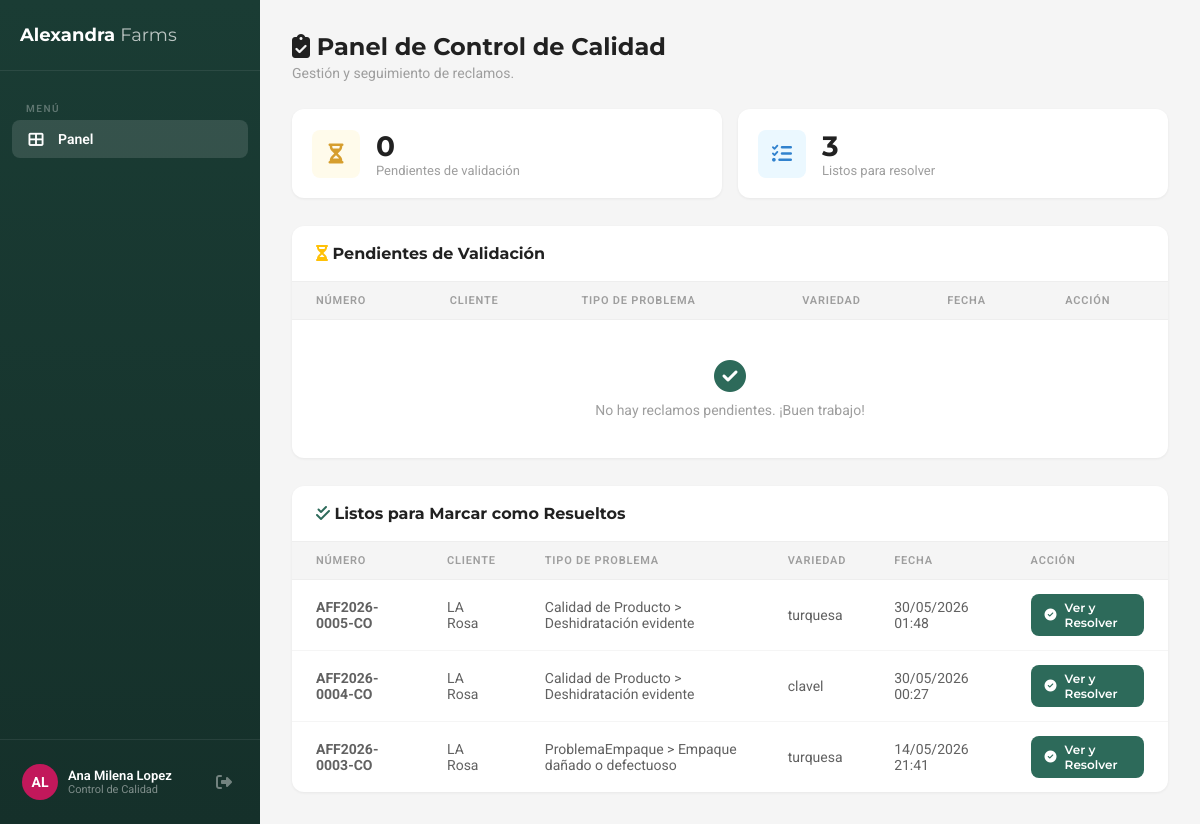
The app's page /reclamos/calidad/panel/ (signed in), older data.
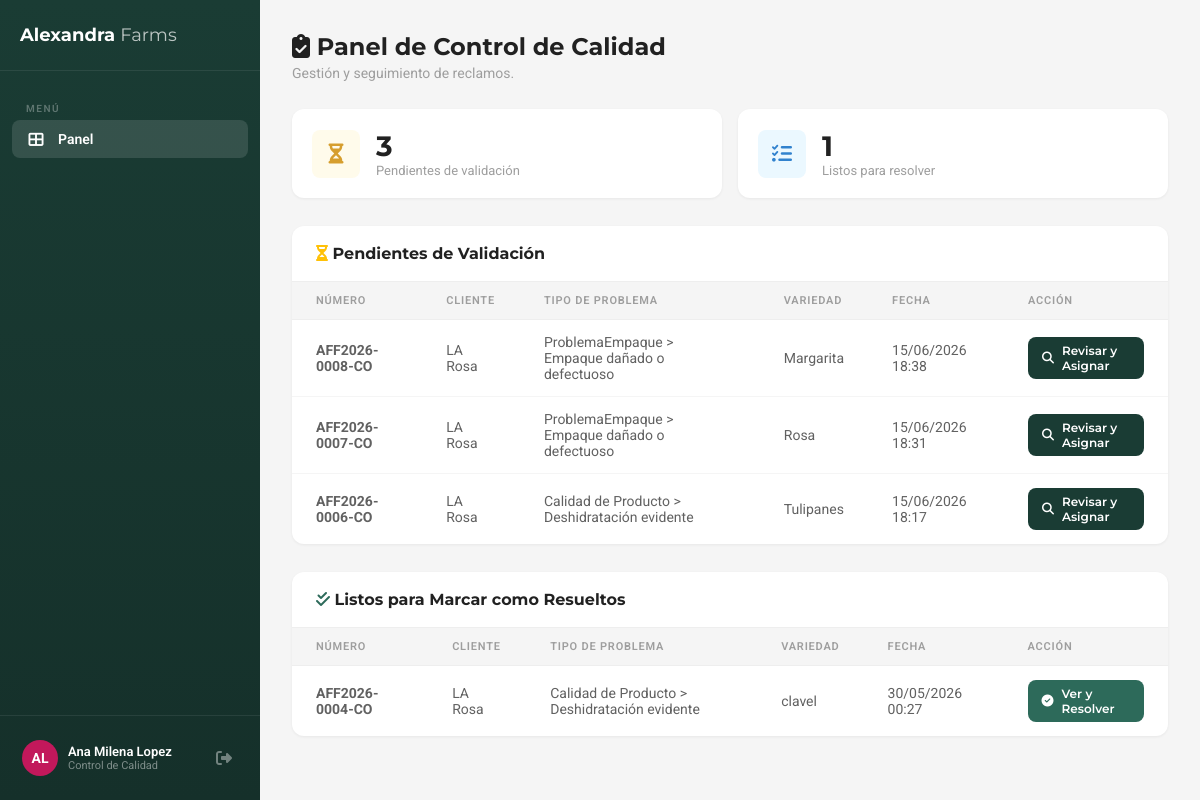
The same page, newer data.
### reclamos/models.py (models this page shows, shortened)
class Reclamo(models.Model):
    ESTADOS = (
        ('pendiente_validacion', _('Pendiente Validación')),
        ('en_validacion', _('En Validación')),
        ('aprobado_pendiente', _('Aprobado - Pendiente Asignación')),
        ('rechazado', _('Rechazado')),
        ('en_proceso', _('En Proceso')),
        ('en_investigacion', _('En Investigación')),
        ('resolucion_propuesta', _('Resolución Propuesta')),
        ('resuelto', _('Resuelto')),
        ('cerrado', _('Cerrado')),
    )
    numero = models.CharField(max_length=25, unique=True, editable=False, verbose_name=_('Número'))
    cliente = models.ForeignKey(Perfil, on_delete=models.CASCADE, related_name='reclamos', verbose_name=_('Cliente'))
    tipo_problema = models.ForeignKey(TipoProblema, on_delete=models.PROTECT, verbose_name=_('Tipo de problema'))
    variedad_rosa = models.CharField(max_length=100, verbose_name=_('Variedad de rosa'))
    numero_guia_master = models.CharField(max_length=100, verbose_name=_('Número de Guía Master'))
    fecha_despacho = models.DateField(verbose_name=_('Fecha de despacho'))
    descripcion = models.TextField(verbose_name=_('Descripción detallada'))
    estado = models.CharField(max_length=25, choices=ESTADOS, default='pendiente_validacion', verbose_name=_('Estado'))
    inspector_calidad = models.ForeignKey(
        Perfil, on_delete=models.SET_NULL, null=True, blank=True,
        related_name='reclamos_inspeccionados', verbose_name=_('Inspector de Calidad')
    )
    motivo_rechazo = models.ForeignKey(
        MotivoRechazo, on_delete=models.SET_NULL, null=True, blank=True,
        verbose_name=_('Motivo de Rechazo')
    )
    observaciones_internas_calidad = models.TextField(blank=True, verbose_name=_('Observaciones Internas (Calidad)'))
    zona_horaria_cliente = models.CharField(max_length=50, default='America/New_York', verbose_name=_('Zona horaria cliente'))
    created_at = models.DateTimeField(auto_now_add=True)
    updated_at = models.DateTimeField(auto_now=True)
    class Meta:
        verbose_name = _('Reclamo')
        verbose_name_plural = _('Reclamos')
        ordering = ['-created_at']
        permissions = [
            ("puede_validar_calidad", "Puede validar reclamos como Control de Calidad"),
            ("puede_ver_gerencia", "Puede ver dashboard gerencial"),
        ]

class TipoProblema(models.Model):
    categoria = models.ForeignKey(CategoriaProblema, on_delete=models.CASCADE, related_name='tipos')
    nombre = models.CharField(max_length=150, verbose_name=_('Tipo de Problema'))
    activo = models.BooleanField(default=True)
    class Meta:
        verbose_name = _('Tipo de Problema')
        verbose_name_plural = _('Tipos de Problemas')
    def __str__(self):
        return f"{self.categoria.nombre} > {self.nombre}"

class CategoriaProblema(models.Model):
    nombre = models.CharField(max_length=100, verbose_name=_('Categoría'))
    orden = models.PositiveIntegerField(default=0)
    class Meta:
        verbose_name = _('Categoría de Problema')
        verbose_name_plural = _('Categorías de Problemas')
        ordering = ['orden']

### cuentas/models.py (models this page shows, shortened)
class Perfil(models.Model):
    ROLES = (
        ('cliente_comprador', _('Cliente Comprador')),
        ('empleado', _('Empleado Interno')),
    )
    DEPARTAMENTOS = (
        ('ventas', _('Ventas')),
        ('calidad', _('Control de Calidad')),
        ('poscosecha', _('Poscosecha')),
        ('produccion', _('Producción')),
        ('exportaciones', _('Exportaciones')),
        ('gerencia', _('Gerencia General')),
        ('admin', _('Administrador TI')),
    )
    IDIOMAS = (
        ('es', _('Español')),
        ('en', _('English')),
        ('ru', _('Русский')),
    )
    user = models.OneToOneField(User, on_delete=models.CASCADE, related_name='perfil')
    role = models.CharField(max_length=20, choices=ROLES, verbose_name=_('Rol'))
    departamento = models.CharField(max_length=20, choices=DEPARTAMENTOS, null=True, blank=True, verbose_name=_('Departamento'))
    phone = models.CharField(max_length=30, blank=True, verbose_name=_('Teléfono'))
    company_name = models.CharField(max_length=200, blank=True, verbose_name=_('Empresa'))
    country = models.CharField(max_length=100, blank=True, verbose_name=_('País'))
    preferred_language = models.CharField(
        max_length=2, choices=IDIOMAS, default='es', verbose_name=_('Idioma preferido')
    )
    must_change_password = models.BooleanField(
        default=False, verbose_name=_('Debe cambiar contraseña')
    )
    temp_password_expires_at = models.DateTimeField(
        null=True, blank=True, verbose_name=_('Expiración de contraseña temporal')
    )
    failed_attempts = models.IntegerField(default=0, verbose_name=_('Intentos fallidos'))
    locked_until = models.DateTimeField(
        null=True, blank=True, verbose_name=_('Bloqueado hasta')
    )
    created_at = models.DateTimeField(auto_now_add=True, verbose_name=_('Creado el'))
    class Meta:
        verbose_name = _('Perfil')
        verbose_name_plural = _('Perfiles')

### cuentas/views.py (the view)
        @login_required
        def wrapper(request, *args, **kwargs):
            try:
                perfil = request.user.perfil
            except Perfil.DoesNotExist:
                logout(request)
                return redirect('login')
            if perfil.must_change_password:
                return redirect('cambiar_password')
            if perfil.role in roles:
                return view_func(request, *args, **kwargs)
            else:
                logout(request)
                messages.error(request, 'sin_permiso')
                return redirect('login')

### cuentas/views.py (called while the page is built)
def role_required(*roles):
    def decorator(view_func):
        @login_required
        def wrapper(request, *args, **kwargs):
            try:
                perfil = request.user.perfil
            except Perfil.DoesNotExist:
                logout(request)
                return redirect('login')
            if perfil.must_change_password:
                return redirect('cambiar_password')
            if perfil.role in roles:
                return view_func(request, *args, **kwargs)
            else:
                logout(request)
                messages.error(request, 'sin_permiso')
                return redirect('login')
        return wrapper
    return decorator

### reclamos/templates/reclamos/panel_calidad.html (shortened to what this page needs)
{% extends 'reclamos/base_panel.html' %}
{% block sidebar_nav %}
    <div class="nav-section">Menú</div>
    <a href="{% url 'panel_calidad' %}" class="active"><i class="fas fa-th-large"></i> Panel</a>
{% endblock %}
{% block content %}
    <div class="page-header">
        <h1><i class="fas fa-clipboard-check"></i> Panel de Control de Calidad</h1>
        <p>Gestión y seguimiento de reclamos.</p>
    </div>
    <div class="stats-grid" style="margin-bottom: 28px;">
        <div class="stat-card">
            <div class="stat-card-icon yellow"><i class="fas fa-hourglass-half"></i></div>
            <div>
                <div class="stat-card-value">{{ en_calidad_count }}</div>
                <div class="stat-card-label">Pendientes de validación</div>
            </div>
        </div>
        <div class="stat-card">
            <div class="stat-card-icon blue"><i class="fas fa-tasks"></i></div>
            <div>
                <div class="stat-card-value">{{ por_resolver_count }}</div>
                <div class="stat-card-label">Listos para resolver</div>
            </div>
        </div>
    </div>
    <div class="table-card" style="margin-bottom: 28px;">
        <div class="table-card-header">
            <h2><i class="fas fa-hourglass-half" style="color:#ffc107;"></i> Pendientes de Validación</h2>
        </div>
        <table>
            <thead>
                <tr>
                    <th>Número</th>
                    <th>Cliente</th>
                    <th>Tipo de Problema</th>
                    <th>Variedad</th>
                    <th>Fecha</th>
                    <th>Acción</th>
                </tr>
            </thead>
            <tbody>
                {% for reclamo in reclamos %}
                <tr>
                    <td><strong>{{ reclamo.numero }}</strong></td>
                    <td>{{ reclamo.cliente.company_name }}</td>
                    <td>{{ reclamo.tipo_problema }}</td>
                    <td>{{ reclamo.variedad_rosa }}</td>
                    <td>{{ reclamo.created_at|date:"d/m/Y H:i" }}</td>
                    <td>
                        <a href="{% url 'detalle_reclamo' reclamo.pk %}" class="btn btn-sm btn-primary">
                            <i class="fas fa-search"></i> Revisar y Asignar
                        </a>
                    </td>
                </tr>
                {% empty %}
                <tr>
                    <td colspan="6" style="text-align:center;padding:40px;color:var(--gray-500);">
                        <i class="fas fa-check-circle" style="font-size:2rem;display:block;margin-bottom:10px;color:var(--green-medium);"></i>
                        No hay reclamos pendientes. ¡Buen trabajo!
                    </td>
                </tr>
                {% endfor %}
            </tbody>
        </table>
    </div>
    <div class="table-card">
        <div class="table-card-header">
            <h2><i class="fas fa-check-double" style="color:#2d6a5a;"></i> Listos para Marcar como Resueltos</h2>
        </div>
        <table>
            <thead>
                <tr>
                    <th>Número</th>
                    <th>Cliente</th>
                    <th>Tipo de Problema</th>
                    <th>Variedad</th>
                    <th>Fecha</th>
                    <th>Acción</th>
                </tr>
            </thead>
            <tbody>
                {% for reclamo in reclamos_por_resolver %}
                <tr>
                    <td><strong>{{ reclamo.numero }}</strong></td>
                    <td>{{ reclamo.cliente.company_name }}</td>
                    <td>{{ reclamo.tipo_problema }}</td>
                    <td>{{ reclamo.variedad_rosa }}</td>
                    <td>{{ reclamo.created_at|date:"d/m/Y H:i" }}</td>
                    <td>
                        <a href="{% url 'detalle_reclamo' reclamo.pk %}" class="btn btn-sm" style="background:#2d6a5a;color:white;">
                            <i class="fas fa-check-circle"></i> Ver y Resolver
                        </a>
                    </td>
                </tr>
                {% endfor %}
            </tbody>
        </table>
    </div>
{% endblock %}

Row changes from the older to the newer data that the page shows:
no longer on this page (row edited): Reclamo: numero "AFF2026-0005-CO", cliente.company_name "LA Rosa", tipo_problema "Calidad de Producto > Deshidratación evidente", variedad_rosa "turquesa", created_at "30/05/2026 01:48", shown under "Listos para Marcar como Resueltos"
no longer on this page (row edited): Reclamo: numero "AFF2026-0003-CO", cliente.company_name "LA Rosa", tipo_problema "ProblemaEmpaque > Empaque dañado o defectuoso", variedad_rosa "turquesa", created_at "14/05/2026 21:41", shown under "Listos para Marcar como Resueltos"
added Reclamo: numero "AFF2026-0008-CO", cliente.company_name "LA Rosa", tipo_problema "ProblemaEmpaque > Empaque dañado o defectuoso", variedad_rosa "Margarita", created_at "15/06/2026 18:38", shown under "Pendientes de Validación"
added Reclamo: numero "AFF2026-0007-CO", cliente.company_name "LA Rosa", tipo_problema "ProblemaEmpaque > Empaque dañado o defectuoso", variedad_rosa "Rosa", created_at "15/06/2026 18:31", shown under "Pendientes de Validación"
added Reclamo: numero "AFF2026-0006-CO", cliente.company_name "LA Rosa", tipo_problema "Calidad de Producto > Deshidratación evidente", variedad_rosa "Tulipanes", created_at "15/06/2026 18:17", shown under "Pendientes de Validación"
Text that changed along with them:
{{ en_calidad_count }}: "0" → "3"
{{ por_resolver_count }}: "3" → "1"
text no longer shown: "No hay reclamos pendientes. ¡Buen trabajo!"
